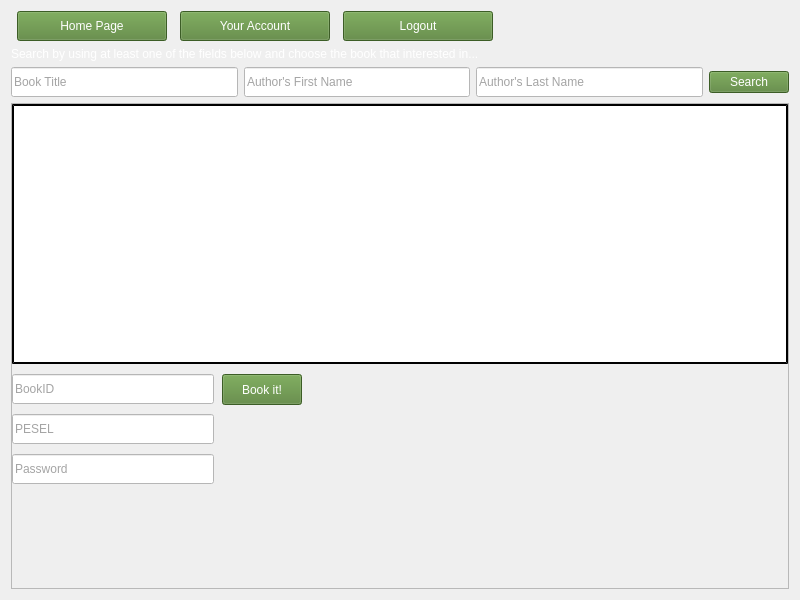
<?xml version="1.0" encoding="UTF-8"?>
<ui version="4.0">
 <class>HomeView</class>
 <widget class="QWidget" name="HomeView">
  <property name="geometry">
   <rect>
    <x>0</x>
    <y>0</y>
    <width>800</width>
    <height>600</height>
   </rect>
  </property>
  <property name="windowTitle">
   <string>Form</string>
  </property>
  <layout class="QGridLayout" name="gridLayout">
   <item row="0" column="0">
    <layout class="QVBoxLayout" name="verticalLayout">
     <item>
      <layout class="QHBoxLayout" name="horizontalLayout_5">
       <property name="spacing">
        <number>7</number>
       </property>
       <property name="sizeConstraint">
        <enum>QLayout::SetFixedSize</enum>
       </property>
       <property name="rightMargin">
        <number>290</number>
       </property>
       <item>
        <widget class="QPushButton" name="pushButton_home_search_a_book">
         <property name="sizePolicy">
          <sizepolicy hsizetype="Minimum" vsizetype="Preferred">
           <horstretch>0</horstretch>
           <verstretch>0</verstretch>
          </sizepolicy>
         </property>
         <property name="minimumSize">
          <size>
           <width>150</width>
           <height>0</height>
          </size>
         </property>
         <property name="maximumSize">
          <size>
           <width>150</width>
           <height>30</height>
          </size>
         </property>
         <property name="styleSheet">
          <string notr="true">background-color: rgb(84, 130, 53);
color: rgb(255, 255, 255);</string>
         </property>
         <property name="text">
          <string>Home Page</string>
         </property>
        </widget>
       </item>
       <item>
        <widget class="QPushButton" name="pushButton_home_your_account">
         <property name="sizePolicy">
          <sizepolicy hsizetype="Minimum" vsizetype="Preferred">
           <horstretch>0</horstretch>
           <verstretch>0</verstretch>
          </sizepolicy>
         </property>
         <property name="minimumSize">
          <size>
           <width>150</width>
           <height>0</height>
          </size>
         </property>
         <property name="maximumSize">
          <size>
           <width>150</width>
           <height>30</height>
          </size>
         </property>
         <property name="styleSheet">
          <string notr="true">background-color: rgb(84, 130, 53);
color: rgb(255, 255, 255);</string>
         </property>
         <property name="text">
          <string>Your Account</string>
         </property>
        </widget>
       </item>
       <item>
        <widget class="QPushButton" name="pushButton_logout">
         <property name="sizePolicy">
          <sizepolicy hsizetype="Minimum" vsizetype="Fixed">
           <horstretch>0</horstretch>
           <verstretch>0</verstretch>
          </sizepolicy>
         </property>
         <property name="minimumSize">
          <size>
           <width>150</width>
           <height>30</height>
          </size>
         </property>
         <property name="maximumSize">
          <size>
           <width>150</width>
           <height>30</height>
          </size>
         </property>
         <property name="styleSheet">
          <string notr="true">background-color: rgb(84, 130, 53);
color: rgb(255, 255, 255);</string>
         </property>
         <property name="text">
          <string>Logout</string>
         </property>
        </widget>
       </item>
      </layout>
     </item>
     <item alignment="Qt::AlignLeft">
      <widget class="QLabel" name="label">
       <property name="styleSheet">
        <string notr="true">color: rgb(255, 255, 255);
font: 75 10pt &quot;Calibri&quot;;</string>
       </property>
       <property name="text">
        <string>Search by using at least one of the fields below and choose the book that interested in...</string>
       </property>
      </widget>
     </item>
     <item>
      <layout class="QHBoxLayout" name="horizontalLayout_6">
       <item>
        <widget class="QLineEdit" name="lineEdit_home_title">
         <property name="minimumSize">
          <size>
           <width>0</width>
           <height>30</height>
          </size>
         </property>
         <property name="styleSheet">
          <string notr="true">background-color: rgb(255, 255, 255);
color: rgb(74, 74, 74);</string>
         </property>
         <property name="placeholderText">
          <string>Book Title</string>
         </property>
        </widget>
       </item>
       <item>
        <widget class="QLineEdit" name="lineEdit_home_first_name">
         <property name="minimumSize">
          <size>
           <width>0</width>
           <height>30</height>
          </size>
         </property>
         <property name="styleSheet">
          <string notr="true">background-color: rgb(255, 255, 255);
color: rgb(74, 74, 74);</string>
         </property>
         <property name="placeholderText">
          <string>Author's First Name</string>
         </property>
        </widget>
       </item>
       <item>
        <widget class="QLineEdit" name="lineEdit_home_last_name">
         <property name="minimumSize">
          <size>
           <width>0</width>
           <height>30</height>
          </size>
         </property>
         <property name="styleSheet">
          <string notr="true">background-color: rgb(255, 255, 255);
color: rgb(74, 74, 74);</string>
         </property>
         <property name="placeholderText">
          <string>Author's Last Name</string>
         </property>
        </widget>
       </item>
       <item>
        <widget class="QPushButton" name="actual_search_button">
         <property name="styleSheet">
          <string notr="true">background-color: rgb(84, 130, 53);
color: rgb(255, 255, 255);</string>
         </property>
         <property name="text">
          <string>Search</string>
         </property>
        </widget>
       </item>
      </layout>
     </item>
     <item>
      <widget class="QScrollArea" name="scrollArea">
       <property name="widgetResizable">
        <bool>true</bool>
       </property>
       <widget class="QWidget" name="scrollAreaWidgetContents_3">
        <property name="geometry">
         <rect>
          <x>0</x>
          <y>0</y>
          <width>774</width>
          <height>468</height>
         </rect>
        </property>
        <widget class="QTableView" name="tableView">
         <property name="geometry">
          <rect>
           <x>0</x>
           <y>0</y>
           <width>776</width>
           <height>260</height>
          </rect>
         </property>
         <property name="styleSheet">
          <string notr="true">background: white;
     border: 2px outset black;</string>
         </property>
         <attribute name="horizontalHeaderStretchLastSection">
          <bool>true</bool>
         </attribute>
        </widget>
        <widget class="QLineEdit" name="lineEdit_bookID">
         <property name="geometry">
          <rect>
           <x>0</x>
           <y>270</y>
           <width>202</width>
           <height>30</height>
          </rect>
         </property>
         <property name="minimumSize">
          <size>
           <width>0</width>
           <height>30</height>
          </size>
         </property>
         <property name="styleSheet">
          <string notr="true">background-color: rgb(255, 255, 255);
color: rgb(74, 74, 74);</string>
         </property>
         <property name="placeholderText">
          <string>BookID</string>
         </property>
        </widget>
        <widget class="QLineEdit" name="lineEdit_pesel">
         <property name="geometry">
          <rect>
           <x>0</x>
           <y>310</y>
           <width>202</width>
           <height>30</height>
          </rect>
         </property>
         <property name="minimumSize">
          <size>
           <width>0</width>
           <height>30</height>
          </size>
         </property>
         <property name="styleSheet">
          <string notr="true">background-color: rgb(255, 255, 255);
color: rgb(74, 74, 74);</string>
         </property>
         <property name="placeholderText">
          <string>PESEL</string>
         </property>
        </widget>
        <widget class="QLineEdit" name="lineEdit_password">
         <property name="geometry">
          <rect>
           <x>0</x>
           <y>350</y>
           <width>202</width>
           <height>30</height>
          </rect>
         </property>
         <property name="minimumSize">
          <size>
           <width>0</width>
           <height>30</height>
          </size>
         </property>
         <property name="styleSheet">
          <string notr="true">background-color: rgb(255, 255, 255);
color: rgb(74, 74, 74);</string>
         </property>
         <property name="placeholderText">
          <string>Password</string>
         </property>
        </widget>
        <widget class="QPushButton" name="bookIt_button">
         <property name="geometry">
          <rect>
           <x>210</x>
           <y>270</y>
           <width>80</width>
           <height>31</height>
          </rect>
         </property>
         <property name="styleSheet">
          <string notr="true">background-color: rgb(84, 130, 53);
color: rgb(255, 255, 255);</string>
         </property>
         <property name="text">
          <string>Book it!</string>
         </property>
        </widget>
       </widget>
      </widget>
     </item>
    </layout>
   </item>
  </layout>
 </widget>
 <resources/>
 <connections/>
</ui>
